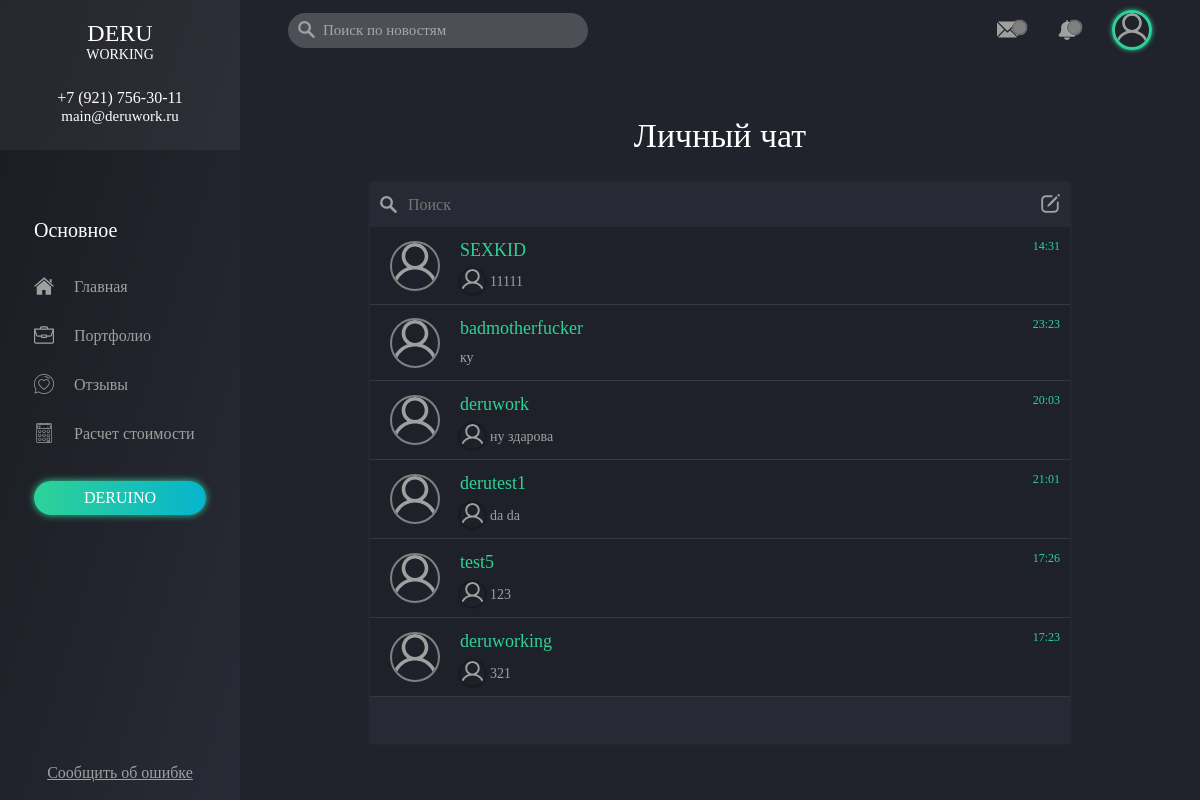
/chat.php (signed in), run on the app's committed database.
### tables this page shows
CREATE TABLE `deru_users` (
  `id` int(11) NOT NULL,
  `name` varchar(16) NOT NULL,
  `password` varchar(255) NOT NULL,
  `email` varchar(25) NOT NULL,
  `user_group` int(11) NOT NULL,
  `regdate` varchar(25) NOT NULL,
  `pass_token` varchar(25) DEFAULT NULL,
  `user_ip` varchar(25) DEFAULT NULL
);

CREATE TABLE `deru_dialogs` (
  `dialog_id` int(11) NOT NULL,
  `author_id` int(11) NOT NULL,
  `user_id` int(11) NOT NULL,
  `text` varchar(3000) NOT NULL,
  `date` varchar(25) NOT NULL,
  `const_author` int(11) NOT NULL,
  `const_user` int(11) NOT NULL,
  `checked` int(11) NOT NULL DEFAULT 1
);

### src/chat.php (called while the page is built)
<?php
    include('header.php');
    include('modules/chat/index.php');
    include('footer.php');
?>

### src/engine/groups.php (called while the page is built, shortened)
<?php
    require_once('config.php');
    $session_id = $_SESSION['id'];
    $sql = $link->prepare("SELECT * FROM `deru_users` WHERE `id` = :session_id");
	$sql->execute(array('session_id' => $session_id));
    $array = $sql->fetch(PDO::FETCH_ASSOC);
    $deru_id = $array['id'];
    $deru_name = $array['name'];
    $deru_group = $array['user_group'];
?>

### src/modules/chat/index.php (the view, shortened to what this page needs)
<link href="css/chat.min.css" rel="stylesheet" type="text/css">
<div class="chat">
	<div class="title">Личный чат</div>
		<div class="chatcontainer">
		<?php
		if ($url == '/chat.php') { ?>
			<div class="chat-navigationblock">
				<div class="searchblock">
					<img src="css/images/search.svg">
					<input class="search" type="text" placeholder="Поиск">
				</div>
				<div class="add-dialogblock">
					<img src="css/images/add-dialog.svg">
				</div>
			</div>
			<div class="ajax-chatlist">
		<?php } ?>
	<?php
		if ($url == '/chat.php') {
			$dialogs_sql = $link->prepare("SELECT * FROM `deru_dialogs` WHERE `const_author` = :author_id OR `const_user` = :user_id ORDER BY `date` DESC, `checked` ASC");
			$dialogs_sql->execute(array('author_id' => $deru_id, 'user_id' => $deru_id));
			while($dialogs = $dialogs_sql->fetch(PDO::FETCH_ASSOC)) {
				if ($deru_id != $dialogs['const_author']) {
					$name_sql = $link->prepare("SELECT `name`, `id` FROM `deru_users` WHERE `id` = :id");
					$name_sql->execute(array('id' => $dialogs['const_author']));
					$name_title = $name_sql->fetch(PDO::FETCH_ASSOC);
				} else {
					$name_sql = $link->prepare("SELECT `name`, `id` FROM `deru_users` WHERE `id` = :id");
					$name_sql->execute(array('id' => $dialogs['const_user']));
					$name_title = $name_sql->fetch(PDO::FETCH_ASSOC);
				}
			?>
				<a onclick="autoUpdateNotifications()" href="?dialog=<?php echo $dialogs['dialog_id']; ?>">
					<?php if ($dialogs['checked'] == 0 && $deru_id == $dialogs['user_id']) { ?>
					<div class="chatblock unread">
					<?php } else { ?>
					<div class="chatblock">
					<?php } ?>
						<div class="imgblock">
						<?php
							$profile_img = 'css/images/users/'.$name_title['name'].'.png';
							if (file_exists($profile_img)) { ?>
								<img class="profile_img" src="css/images/users/<?php echo $name_title['name']; ?>.png">
							<?php } else { ?>
								<img class="profile_img" src="css/images/users/default.svg">
							<?php }
						?>
						</div>
						<div class="textblock">
							<div class="title search-title"><?php echo $name_title['name']; ?></div>
							<div class="slicedblock">
								<div class="text-img">
								<?php
										if ($dialogs['author_id'] == $deru_id) {
										$profile_img = 'css/images/users/'.$deru_name.'.png';
										if (file_exists($profile_img)) { ?>
											<img class="profile_img" src="css/images/users/<?php echo $deru_name; ?>.png">
										<?php } else { ?>
											<img class="profile_img" src="css/images/users/default.svg">
										<?php }
									}?>
								</div>
								<div class="text slice">
									<?php echo $dialogs['text']; ?>
								</div>
							</div>
						</div>
						<div class="dateblock">
							<?php
								echo date('H:i', strtotime($dialogs['date']));
							?>
						</div>
					</div>
				</a>
			<?php }
		}
	?>
	</div>
	</div>
</div>

### src/header.php (shortened to what this page needs)
<!DOCTYPE html>
<html>
  <head>
    <link rel="stylesheet" type="text/css" href="css/libs.min.css">
    <link rel="stylesheet" type="text/css" href="css/style.min.css">
  </head>
  <body>
    <?php
        $url = $_SERVER["REQUEST_URI"];
        require_once('engine/groups.php');
        if (!isset($_SESSION['id'])) {
          $group = 5;
        } else {
          $group = $deru_group;
        }
    ?>
    <div class="wrapper">
      <div class="sidebar">
        <div class="sidebar_flex">
          <div class="sidebar__contactsblock">
            <div class="sidebar__contactsblock__logoblock">
              <div class="deru">DERU</div>
              <div class="working">WORKING</div>
            </div>
            <div class="sidebar__contactsblock__links">
              <div class="number">+7 (921) 756-30-11</div>
              <div class="email">main@deruwork.ru</div>
            </div>
          </div>
          <div class="sidebar__menublock">
            <div class="sidebar__menublock__linksblock">
              <div class="sidebar__menublock__linksblock__title">
                Основное
              </div>
              <div class="sidebar__menublock__linksblock__links">
                <a href="/">
                  <div <?php if ($url == '/') { echo 'class="link active"'; } else { echo 'class="link"'; } ?>>
                  Главная
                  </div>
                </a>
                <a href="/works.php">
                  <div <?php if ($url == '/works.php') { echo 'class="link active"'; } else { echo 'class="link"'; } ?>>
                    Портфолио
                  </div>
                </a>
                <a href="/feedback.php">
                  <div <?php if ($url == '/feedback.php') { echo 'class="link active"'; } else { echo 'class="link"'; } ?>>
                    Отзывы
                  </div>
                </a>
                <a href="/calc.php">
                  <div <?php if ($url == '/calc.php') { echo 'class="link active"'; } else { echo 'class="link"'; } ?>>
                    Расчет стоимости
                  </div>
                </a>
              </div>
            </div>
          </div>
          <div class="sidebar__lkblock">
            <div class="button open_auth">
              <?php if ($group > 4) { ?>
              Личный кабинет
              <?php
              } else {
                echo $deru_name;
              }
              ?>
            </div>
          </div>
          <div class="footer">
            <span class="errorform_link">Сообщить об ошибке</span>
          </div>
        </div>
      </div>
      <div class="content">
        <?php include('lk.php'); ?>

### data on the page
deru_users: name "DERUINO"
deru_dialogs: user.name "SEXKID", text "11111", date "14:31"
deru_dialogs: author.name "badmotherfucker", text "ку", date "23:23"
deru_dialogs: user.name "deruwork", text "ну здарова", date "20:03"
deru_dialogs: user.name "derutest1", text "da da", date "21:01"
deru_dialogs: user.name "test5", text "123", date "17:26"
deru_dialogs: user.name "deruworking", text "321", date "17:23"
